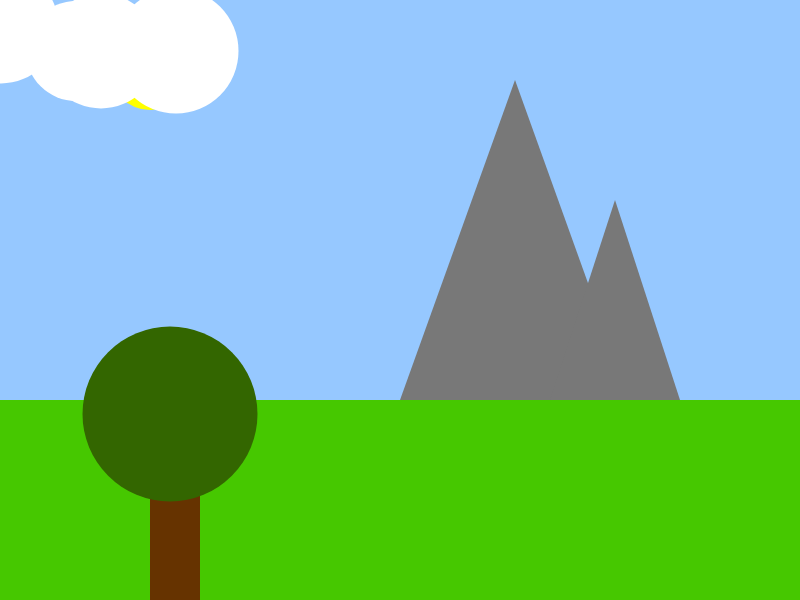
Frame 1 (no input)
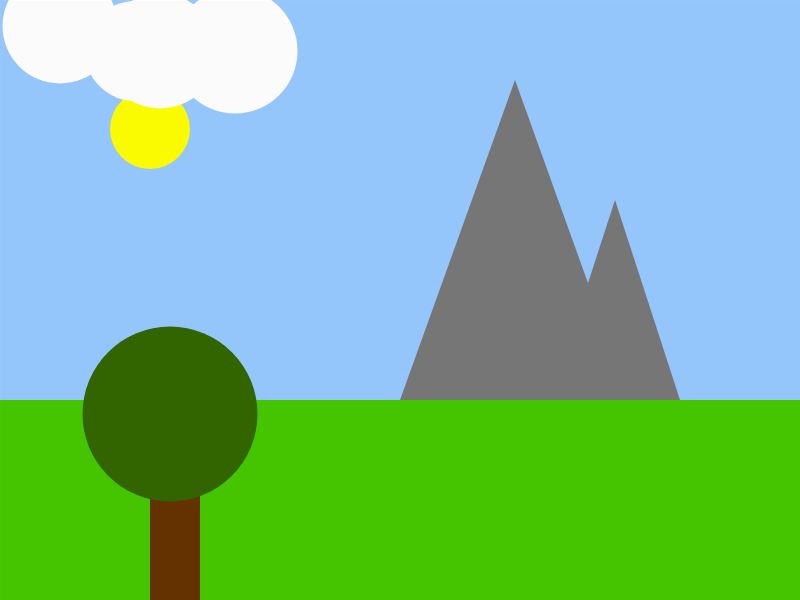
Frame 60 (no input)
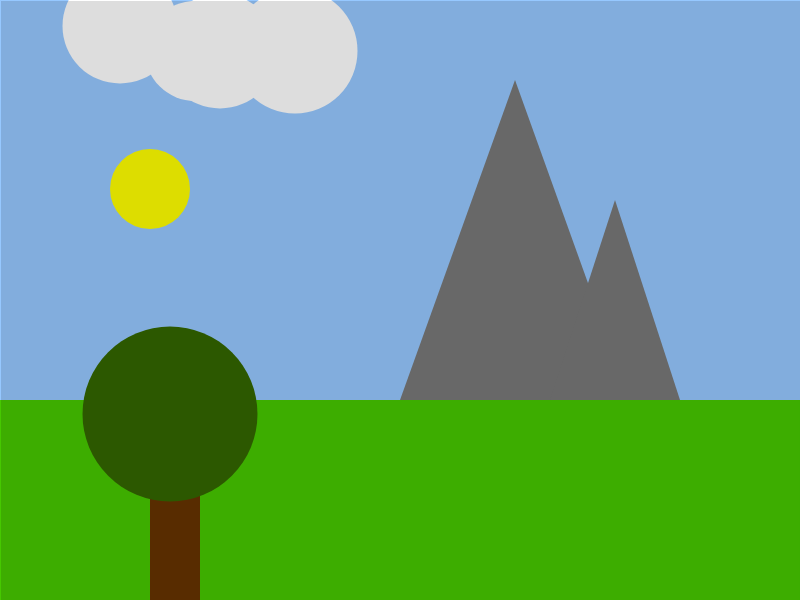
Frame 120 (the mouse pressed at the canvas centre since frame 60)

The p5.js sketch that drew these frames (run headless with seeded random() and noise() and a simulated clock; from frame 60 on, the mouse is pressed at the canvas centre):

// p5.js sketch
// ── sketch.js
var groundHeight;
var mountain1;
var mountain2;

var tree;

var moon;
var sun;
var darkness;
var scene;
var clouds;

function setup()
{
	createCanvas(800, 600);
	//set the groundHeight proportional to the canvas size
	groundHeight = (height / 3) * 2;

	//initalise the mountain objects with properties to help draw them to the canvas
	mountain1 = {
		x: 400,
		y: groundHeight,
		height: 320,
		width: 230
	};
	mountain2 = {
		x: 550,
		y: groundHeight,
		height: 200,
		width: 130
	};

	//initalise the tree object
	tree = {
		x: 150,
		y: groundHeight + 20,
		trunkWidth: 40,
		trunkHeight: 150,
		canopyWidth: 50,
		canopyHeight: 255
	};

    //initalise the sun 
	sun = {
		x: 150,
		y: 70,
		diameter: 80,
	};
    
    scene = {
		x: 1,
		y: 1,
		height: 700,
		width: 800
	};
    
     clouds = {
		x: 1,
		y: 1,
		height: 50,
		width: 100
	};
    
    //TASK: intialise a moon object with an extra property for brightness


	//set the initial darkness
	darkness = -25;
}



function draw()
{
	//TASK: update the values for the moons brightness, the sun's position and the darkness.
	//You can either map this to the mouse's location (i.e. the futher left the mouse is the more daylight) or you can just change the values gradually over time.


	//draw the sky
	background(150, 200, 255);
	noStroke();

	//draw the sun
	fill(255, 255, 0);
	ellipse(sun.x, sun.y, sun.diameter);
    sun.y = sun.y + 1;
    
    //TASK: you'll need to draw the moon too. Make sure you use brightness to adjust the colour

	//draw the ground and make it green
	fill(70, 200, 0);
	rect(0, groundHeight, width, height - groundHeight);

	//draw the mountains
	fill(120);
	triangle(mountain1.x, mountain1.y,
		mountain1.x + mountain1.width, mountain1.y,
		mountain1.x + (mountain1.width / 2), mountain1.y - mountain1.height);

	triangle(mountain2.x, mountain2.y,
		mountain2.x + mountain2.width, mountain2.y,
		mountain2.x + (mountain2.width / 2), mountain2.y - mountain2.height);
    
    //TASK: You can draw the tree yourself
    fill(102,51,0);
    rect(tree.x,tree.y,tree.canopyWidth,tree.canopyHeight);
    fill(51,102,0);
    ellipse(tree.x + 20,tree.y - 6, 175);
    
      // clouds
    
    fill(255,255,255);
    ellipse(clouds.x, clouds.y + 25, 115 );
    ellipse(clouds.x + 75, clouds.y + 50, 100 );
    ellipse(clouds.x + 100, clouds.y + 50, 115 );
    ellipse(clouds.x + 175, clouds.y + 50, 125 );
    clouds.x = clouds.x +1;
    

	//TASK: make the scene dark by drawing a rectangle that covers the whole canvas.
	//Use the alpha value of fill to determine how dark to make it
    fill(0,0,0,darkness);
    rect(scene.x,scene.y,scene.width,scene.height);
    darkness = darkness + 0.5;
    
    



}
